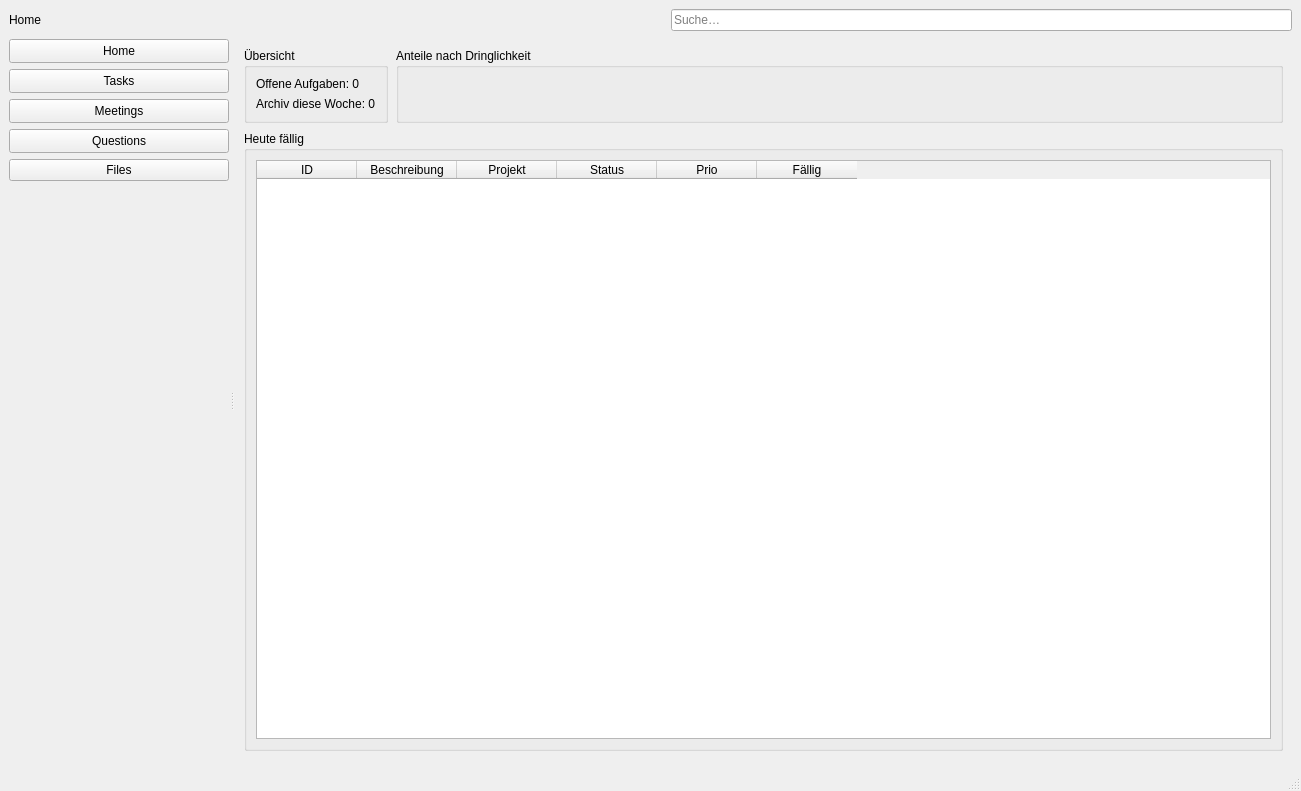
<?xml version="1.0" encoding="UTF-8"?>
<ui version="4.0">
 <class>MainWindow</class>
 <widget class="QMainWindow" name="MainWindow">
  <property name="geometry">
   <rect>
    <x>0</x>
    <y>0</y>
    <width>1301</width>
    <height>791</height>
   </rect>
  </property>
  <property name="windowTitle">
   <string>Heartli OfficeTool</string>
  </property>
  <widget class="QWidget" name="centralwidget">
   <layout class="QVBoxLayout" name="main_vbox" stretch="0,1">
    <property name="spacing">
     <number>8</number>
    </property>
    <item>
     <layout class="QHBoxLayout" name="header_hbox">
      <item>
       <widget class="QLabel" name="lblTitle">
        <property name="text">
         <string>Home</string>
        </property>
       </widget>
      </item>
      <item>
       <spacer name="sp_header">
        <property name="orientation">
         <enum>Qt::Orientation::Horizontal</enum>
        </property>
        <property name="sizeHint" stdset="0">
         <size>
          <width>40</width>
          <height>20</height>
         </size>
        </property>
       </spacer>
      </item>
      <item>
       <widget class="QLineEdit" name="leSearch">
        <property name="placeholderText">
         <string>Suche…</string>
        </property>
       </widget>
      </item>
     </layout>
    </item>
    <item>
     <widget class="QSplitter" name="body_splitter">
      <property name="orientation">
       <enum>Qt::Orientation::Horizontal</enum>
      </property>
      <property name="handleWidth">
       <number>6</number>
      </property>
      <property name="childrenCollapsible">
       <bool>false</bool>
      </property>
      <widget class="QWidget" name="sidePanel">
       <property name="sizePolicy">
        <sizepolicy hsizetype="Fixed" vsizetype="Expanding">
         <horstretch>0</horstretch>
         <verstretch>0</verstretch>
        </sizepolicy>
       </property>
       <property name="minimumSize">
        <size>
         <width>220</width>
         <height>0</height>
        </size>
       </property>
       <property name="maximumSize">
        <size>
         <width>220</width>
         <height>16777215</height>
        </size>
       </property>
       <layout class="QVBoxLayout" name="side_vbox">
        <property name="spacing">
         <number>6</number>
        </property>
        <item>
         <widget class="QPushButton" name="btnNavHome">
          <property name="sizePolicy">
           <sizepolicy hsizetype="Expanding" vsizetype="Fixed">
            <horstretch>0</horstretch>
            <verstretch>0</verstretch>
           </sizepolicy>
          </property>
          <property name="minimumSize">
           <size>
            <width>0</width>
            <height>24</height>
           </size>
          </property>
          <property name="text">
           <string>Home</string>
          </property>
         </widget>
        </item>
        <item>
         <widget class="QPushButton" name="btnNavTasks">
          <property name="sizePolicy">
           <sizepolicy hsizetype="Expanding" vsizetype="Fixed">
            <horstretch>0</horstretch>
            <verstretch>0</verstretch>
           </sizepolicy>
          </property>
          <property name="minimumSize">
           <size>
            <width>0</width>
            <height>24</height>
           </size>
          </property>
          <property name="text">
           <string>Tasks</string>
          </property>
         </widget>
        </item>
        <item>
         <widget class="QPushButton" name="btnNavMeetings">
          <property name="sizePolicy">
           <sizepolicy hsizetype="Expanding" vsizetype="Fixed">
            <horstretch>0</horstretch>
            <verstretch>0</verstretch>
           </sizepolicy>
          </property>
          <property name="minimumSize">
           <size>
            <width>0</width>
            <height>24</height>
           </size>
          </property>
          <property name="text">
           <string>Meetings</string>
          </property>
         </widget>
        </item>
        <item>
         <widget class="QPushButton" name="btnNavQuestions">
          <property name="sizePolicy">
           <sizepolicy hsizetype="Expanding" vsizetype="Fixed">
            <horstretch>0</horstretch>
            <verstretch>0</verstretch>
           </sizepolicy>
          </property>
          <property name="minimumSize">
           <size>
            <width>0</width>
            <height>24</height>
           </size>
          </property>
          <property name="text">
           <string>Questions</string>
          </property>
         </widget>
        </item>
        <item>
         <widget class="QPushButton" name="btnNavFiles">
          <property name="text">
           <string>Files</string>
          </property>
         </widget>
        </item>
        <item>
         <spacer name="sp_side_bottom">
          <property name="orientation">
           <enum>Qt::Orientation::Vertical</enum>
          </property>
          <property name="sizeHint" stdset="0">
           <size>
            <width>20</width>
            <height>40</height>
           </size>
          </property>
         </spacer>
        </item>
       </layout>
      </widget>
      <widget class="QWidget" name="content">
       <property name="sizePolicy">
        <sizepolicy hsizetype="Expanding" vsizetype="Expanding">
         <horstretch>0</horstretch>
         <verstretch>0</verstretch>
        </sizepolicy>
       </property>
       <layout class="QVBoxLayout" name="content_vbox">
        <property name="spacing">
         <number>8</number>
        </property>
        <item>
         <widget class="QStackedWidget" name="mainStack">
          <property name="currentIndex">
           <number>0</number>
          </property>
          <widget class="QWidget" name="pageHome">
           <layout class="QVBoxLayout" name="pageHome_vbox" stretch="0,1">
            <property name="spacing">
             <number>8</number>
            </property>
            <item>
             <layout class="QGridLayout" name="home_grid">
              <property name="spacing">
               <number>8</number>
              </property>
              <item row="0" column="0">
               <widget class="QGroupBox" name="boxStats">
                <property name="title">
                 <string>Übersicht</string>
                </property>
                <layout class="QVBoxLayout" name="boxStats_vbox">
                 <item>
                  <widget class="QLabel" name="lblOpenCount">
                   <property name="text">
                    <string>Offene Aufgaben: 0</string>
                   </property>
                  </widget>
                 </item>
                 <item>
                  <widget class="QLabel" name="lblArchivedWeek">
                   <property name="text">
                    <string>Archiv diese Woche: 0</string>
                   </property>
                  </widget>
                 </item>
                </layout>
               </widget>
              </item>
              <item row="0" column="1">
               <widget class="QGroupBox" name="boxUrgency">
                <property name="title">
                 <string>Anteile nach Dringlichkeit</string>
                </property>
                <layout class="QVBoxLayout" name="boxUrgency_vbox">
                 <item>
                  <widget class="QWidget" name="chartUrgencyHolder" native="true">
                   <property name="sizePolicy">
                    <sizepolicy hsizetype="Expanding" vsizetype="Expanding">
                     <horstretch>0</horstretch>
                     <verstretch>0</verstretch>
                    </sizepolicy>
                   </property>
                  </widget>
                 </item>
                </layout>
               </widget>
              </item>
             </layout>
            </item>
            <item>
             <widget class="QGroupBox" name="boxDueToday">
              <property name="title">
               <string>Heute fällig</string>
              </property>
              <layout class="QVBoxLayout" name="boxDueToday_vbox">
               <item>
                <widget class="QTableWidget" name="tableDueToday">
                 <property name="editTriggers">
                  <set>QAbstractItemView::EditTrigger::NoEditTriggers</set>
                 </property>
                 <property name="alternatingRowColors">
                  <bool>true</bool>
                 </property>
                 <property name="selectionMode">
                  <enum>QAbstractItemView::SelectionMode::SingleSelection</enum>
                 </property>
                 <property name="selectionBehavior">
                  <enum>QAbstractItemView::SelectionBehavior::SelectRows</enum>
                 </property>
                 <property name="sortingEnabled">
                  <bool>true</bool>
                 </property>
                 <column>
                  <property name="text">
                   <string>ID</string>
                  </property>
                 </column>
                 <column>
                  <property name="text">
                   <string>Beschreibung</string>
                  </property>
                 </column>
                 <column>
                  <property name="text">
                   <string>Projekt</string>
                  </property>
                 </column>
                 <column>
                  <property name="text">
                   <string>Status</string>
                  </property>
                 </column>
                 <column>
                  <property name="text">
                   <string>Prio</string>
                  </property>
                 </column>
                 <column>
                  <property name="text">
                   <string>Fällig</string>
                  </property>
                 </column>
                </widget>
               </item>
              </layout>
             </widget>
            </item>
           </layout>
          </widget>
          <widget class="QWidget" name="pageFiles">
           <layout class="QVBoxLayout" name="verticalLayout">
            <item>
             <widget class="QGroupBox" name="boxFilesFilters">
              <property name="title">
               <string>Filter &amp; Aktionen</string>
              </property>
              <layout class="QHBoxLayout" name="horizontalLayout">
               <item>
                <widget class="QLabel" name="labelProject">
                 <property name="text">
                  <string>Projekt:</string>
                 </property>
                </widget>
               </item>
               <item>
                <widget class="QComboBox" name="cbFilesProject"/>
               </item>
               <item>
                <widget class="QLabel" name="labelSuche">
                 <property name="text">
                  <string>Suche:</string>
                 </property>
                </widget>
               </item>
               <item>
                <widget class="QLineEdit" name="leFilesSearch"/>
               </item>
               <item>
                <widget class="QPushButton" name="btnFilesApply">
                 <property name="text">
                  <string>Anwenden</string>
                 </property>
                </widget>
               </item>
               <item>
                <spacer name="horizontalSpacer">
                 <property name="orientation">
                  <enum>Qt::Orientation::Horizontal</enum>
                 </property>
                 <property name="sizeHint" stdset="0">
                  <size>
                   <width>40</width>
                   <height>20</height>
                  </size>
                 </property>
                </spacer>
               </item>
               <item>
                <widget class="QPushButton" name="btnFileNew">
                 <property name="text">
                  <string>Neu</string>
                 </property>
                </widget>
               </item>
               <item>
                <widget class="QPushButton" name="btnFileEdit">
                 <property name="text">
                  <string>Öffnen/Bearbeiten</string>
                 </property>
                </widget>
               </item>
              </layout>
             </widget>
            </item>
            <item>
             <widget class="QTableWidget" name="tableFiles">
              <property name="editTriggers">
               <set>QAbstractItemView::EditTrigger::NoEditTriggers</set>
              </property>
              <property name="alternatingRowColors">
               <bool>true</bool>
              </property>
              <property name="selectionMode">
               <enum>QAbstractItemView::SelectionMode::SingleSelection</enum>
              </property>
              <property name="selectionBehavior">
               <enum>QAbstractItemView::SelectionBehavior::SelectRows</enum>
              </property>
              <property name="sortingEnabled">
               <bool>true</bool>
              </property>
              <property name="columnCount">
               <number>8</number>
              </property>
              <column>
               <property name="text">
                <string>Name</string>
               </property>
              </column>
              <column>
               <property name="text">
                <string>Nummer/Pfad</string>
               </property>
              </column>
              <column>
               <property name="text">
                <string>Projekt</string>
               </property>
              </column>
              <column>
               <property name="text">
                <string>Links IN</string>
               </property>
              </column>
              <column>
               <property name="text">
                <string>Links OUT</string>
               </property>
              </column>
              <column>
               <property name="text">
                <string>Notizen</string>
               </property>
              </column>
              <column>
               <property name="text">
                <string>Typ</string>
               </property>
              </column>
              <column>
               <property name="text">
                <string>Erstellt</string>
               </property>
              </column>
             </widget>
            </item>
           </layout>
          </widget>
          <widget class="QWidget" name="pageTasks">
           <layout class="QVBoxLayout" name="pageTasks_vbox" stretch="0,0,1">
            <property name="spacing">
             <number>8</number>
            </property>
            <item>
             <layout class="QGridLayout" name="tasks_top_grid">
              <property name="spacing">
               <number>8</number>
              </property>
              <item row="0" column="0">
               <widget class="QGroupBox" name="boxTasksStats">
                <property name="title">
                 <string>Übersicht Tasks</string>
                </property>
                <layout class="QVBoxLayout" name="boxTasksStats_vbox">
                 <item>
                  <widget class="QLabel" name="lblOpenCountTasks">
                   <property name="text">
                    <string>Offene Aufgaben: 0</string>
                   </property>
                  </widget>
                 </item>
                 <item>
                  <widget class="QLabel" name="lblArchivedWeekTasks">
                   <property name="text">
                    <string>Archiv diese Woche: 0</string>
                   </property>
                  </widget>
                 </item>
                </layout>
               </widget>
              </item>
              <item row="0" column="1">
               <widget class="QGroupBox" name="boxUrgencyTasks">
                <property name="title">
                 <string>Anteile nach Dringlichkeit</string>
                </property>
                <layout class="QVBoxLayout" name="boxUrgencyTasks_vbox">
                 <item>
                  <widget class="QWidget" name="chartUrgencyTasksHolder" native="true">
                   <property name="sizePolicy">
                    <sizepolicy hsizetype="Expanding" vsizetype="Expanding">
                     <horstretch>0</horstretch>
                     <verstretch>0</verstretch>
                    </sizepolicy>
                   </property>
                  </widget>
                 </item>
                </layout>
               </widget>
              </item>
             </layout>
            </item>
            <item>
             <widget class="QGroupBox" name="boxTasksFilters">
              <property name="title">
               <string>Filter &amp; Aktionen</string>
              </property>
              <layout class="QHBoxLayout" name="boxTasksFilters_hbox">
               <item>
                <widget class="QScrollArea" name="scrollProjects">
                 <property name="widgetResizable">
                  <bool>true</bool>
                 </property>
                 <widget class="QWidget" name="scrollProjectsContents">
                  <property name="geometry">
                   <rect>
                    <x>0</x>
                    <y>0</y>
                    <width>238</width>
                    <height>60</height>
                   </rect>
                  </property>
                  <layout class="QVBoxLayout" name="projectsChecks_vbox">
                   <item>
                    <widget class="QLabel" name="lblProjectsHint">
                     <property name="text">
                      <string>Projekte (Häkchen = anzeigen)</string>
                     </property>
                    </widget>
                   </item>
                   <item>
                    <spacer name="sp_proj">
                     <property name="orientation">
                      <enum>Qt::Orientation::Vertical</enum>
                     </property>
                     <property name="sizeHint" stdset="0">
                      <size>
                       <width>20</width>
                       <height>20</height>
                      </size>
                     </property>
                    </spacer>
                   </item>
                  </layout>
                 </widget>
                </widget>
               </item>
               <item>
                <spacer name="sp_mid">
                 <property name="orientation">
                  <enum>Qt::Orientation::Horizontal</enum>
                 </property>
                 <property name="sizeHint" stdset="0">
                  <size>
                   <width>40</width>
                   <height>20</height>
                  </size>
                 </property>
                </spacer>
               </item>
               <item>
                <layout class="QHBoxLayout" name="tasks_actions_hbox">
                 <item>
                  <widget class="QLineEdit" name="leTaskSearch">
                   <property name="placeholderText">
                    <string>Suche…</string>
                   </property>
                  </widget>
                 </item>
                 <item>
                  <widget class="QPushButton" name="btnTasksApply">
                   <property name="text">
                    <string>Anwenden</string>
                   </property>
                  </widget>
                 </item>
                 <item>
                  <spacer name="sp_act">
                   <property name="orientation">
                    <enum>Qt::Orientation::Horizontal</enum>
                   </property>
                   <property name="sizeHint" stdset="0">
                    <size>
                     <width>16</width>
                     <height>20</height>
                    </size>
                   </property>
                  </spacer>
                 </item>
                 <item>
                  <widget class="QPushButton" name="btnTaskNew">
                   <property name="text">
                    <string>Neu</string>
                   </property>
                  </widget>
                 </item>
                 <item>
                  <widget class="QPushButton" name="btnTaskEdit">
                   <property name="text">
                    <string>Öffnen/Bearbeiten</string>
                   </property>
                  </widget>
                 </item>
                 <item>
                  <widget class="QPushButton" name="btnTaskArchive">
                   <property name="text">
                    <string>Archiv</string>
                   </property>
                  </widget>
                 </item>
                </layout>
               </item>
              </layout>
             </widget>
            </item>
            <item>
             <widget class="QGroupBox" name="boxAllTasks">
              <property name="title">
               <string>Alle Tasks</string>
              </property>
              <layout class="QVBoxLayout" name="boxAllTasks_vbox">
               <item>
                <widget class="QTableWidget" name="tableAllTasks">
                 <property name="editTriggers">
                  <set>QAbstractItemView::EditTrigger::NoEditTriggers</set>
                 </property>
                 <property name="alternatingRowColors">
                  <bool>true</bool>
                 </property>
                 <property name="selectionMode">
                  <enum>QAbstractItemView::SelectionMode::SingleSelection</enum>
                 </property>
                 <property name="selectionBehavior">
                  <enum>QAbstractItemView::SelectionBehavior::SelectRows</enum>
                 </property>
                 <property name="sortingEnabled">
                  <bool>true</bool>
                 </property>
                 <column>
                  <property name="text">
                   <string>ID</string>
                  </property>
                 </column>
                 <column>
                  <property name="text">
                   <string>Beschreibung</string>
                  </property>
                 </column>
                 <column>
                  <property name="text">
                   <string>Projekt</string>
                  </property>
                 </column>
                 <column>
                  <property name="text">
                   <string>Status</string>
                  </property>
                 </column>
                 <column>
                  <property name="text">
                   <string>Prio</string>
                  </property>
                 </column>
                 <column>
                  <property name="text">
                   <string>Fällig</string>
                  </property>
                 </column>
                </widget>
               </item>
              </layout>
             </widget>
            </item>
           </layout>
          </widget>
          <widget class="QWidget" name="pageMeetings">
           <layout class="QVBoxLayout" name="pageMeetings_vbox" stretch="0,1">
            <property name="spacing">
             <number>8</number>
            </property>
            <item>
             <widget class="QGroupBox" name="boxMeetingsFilters">
              <property name="title">
               <string>Filter &amp; Aktionen</string>
              </property>
              <layout class="QHBoxLayout" name="boxMeetingsFilters_hbox">
               <item>
                <widget class="QScrollArea" name="scrollProjectsMeetings">
                 <property name="widgetResizable">
                  <bool>true</bool>
                 </property>
                 <widget class="QWidget" name="scrollProjectsMeetingsContents">
                  <property name="geometry">
                   <rect>
                    <x>0</x>
                    <y>0</y>
                    <width>238</width>
                    <height>60</height>
                   </rect>
                  </property>
                  <layout class="QVBoxLayout" name="projectsMeetingsChecks_vbox">
                   <item>
                    <widget class="QLabel" name="lblMeetingsProjectsHint">
                     <property name="text">
                      <string>Projekte (Häkchen = anzeigen)</string>
                     </property>
                    </widget>
                   </item>
                   <item>
                    <spacer name="sp_meet_proj">
                     <property name="orientation">
                      <enum>Qt::Orientation::Vertical</enum>
                     </property>
                     <property name="sizeHint" stdset="0">
                      <size>
                       <width>20</width>
                       <height>20</height>
                      </size>
                     </property>
                    </spacer>
                   </item>
                  </layout>
                 </widget>
                </widget>
               </item>
               <item>
                <spacer name="sp_meet_mid">
                 <property name="orientation">
                  <enum>Qt::Orientation::Horizontal</enum>
                 </property>
                 <property name="sizeHint" stdset="0">
                  <size>
                   <width>40</width>
                   <height>20</height>
                  </size>
                 </property>
                </spacer>
               </item>
               <item>
                <layout class="QHBoxLayout" name="meetings_actions_hbox">
                 <item>
                  <widget class="QLineEdit" name="leMeetingSearch">
                   <property name="placeholderText">
                    <string>Suche… (Titel/Notizen)</string>
                   </property>
                  </widget>
                 </item>
                 <item>
                  <widget class="QPushButton" name="btnMeetingsApply">
                   <property name="text">
                    <string>Anwenden</string>
                   </property>
                  </widget>
                 </item>
                 <item>
                  <spacer name="sp_meet_act">
                   <property name="orientation">
                    <enum>Qt::Orientation::Horizontal</enum>
                   </property>
                   <property name="sizeHint" stdset="0">
                    <size>
                     <width>16</width>
                     <height>20</height>
                    </size>
                   </property>
                  </spacer>
                 </item>
                 <item>
                  <widget class="QPushButton" name="btnMeetingNew">
                   <property name="text">
                    <string>Neu</string>
                   </property>
                  </widget>
                 </item>
                 <item>
                  <widget class="QPushButton" name="btnMeetingEdit">
                   <property name="text">
                    <string>Öffnen/Bearbeiten</string>
                   </property>
                  </widget>
                 </item>
                 <item>
                  <widget class="QPushButton" name="btnMeetingArchive">
                   <property name="text">
                    <string>Archiv</string>
                   </property>
                  </widget>
                 </item>
                </layout>
               </item>
              </layout>
             </widget>
            </item>
            <item>
             <widget class="QGroupBox" name="boxAllMeetings">
              <property name="title">
               <string>Meetings</string>
              </property>
              <layout class="QVBoxLayout" name="boxAllMeetings_vbox">
               <item>
                <widget class="QTableWidget" name="tableMeetings">
                 <property name="editTriggers">
                  <set>QAbstractItemView::EditTrigger::NoEditTriggers</set>
                 </property>
                 <property name="alternatingRowColors">
                  <bool>true</bool>
                 </property>
                 <property name="selectionMode">
                  <enum>QAbstractItemView::SelectionMode::SingleSelection</enum>
                 </property>
                 <property name="selectionBehavior">
                  <enum>QAbstractItemView::SelectionBehavior::SelectRows</enum>
                 </property>
                 <property name="sortingEnabled">
                  <bool>true</bool>
                 </property>
                 <attribute name="horizontalHeaderDefaultSectionSize">
                  <number>110</number>
                 </attribute>
                 <attribute name="horizontalHeaderStretchLastSection">
                  <bool>true</bool>
                 </attribute>
                 <column>
                  <property name="text">
                   <string>Datum</string>
                  </property>
                 </column>
                 <column>
                  <property name="text">
                   <string>Zeit</string>
                  </property>
                 </column>
                 <column>
                  <property name="text">
                   <string>Titel</string>
                  </property>
                 </column>
                 <column>
                  <property name="text">
                   <string>Projekt</string>
                  </property>
                 </column>
                 <column>
                  <property name="text">
                   <string>Ort</string>
                  </property>
                 </column>
                 <column>
                  <property name="text">
                   <string>Aufgaben#</string>
                  </property>
                 </column>
                 <column>
                  <property name="text">
                   <string>Notizen</string>
                  </property>
                 </column>
                </widget>
               </item>
              </layout>
             </widget>
            </item>
           </layout>
          </widget>
          <widget class="QWidget" name="pageQuestions">
           <layout class="QVBoxLayout" name="q_page_vbox">
            <item>
             <layout class="QHBoxLayout" name="q_top_bar">
              <item>
               <widget class="QGroupBox" name="gbQSummary">
                <property name="title">
                 <string>Übersicht Fragen</string>
                </property>
                <layout class="QVBoxLayout" name="q_sum_vbox">
                 <item>
                  <widget class="QLabel" name="lblQOpen">
                   <property name="text">
                    <string>Offene Fragen: 0</string>
                   </property>
                  </widget>
                 </item>
                 <item>
                  <widget class="QLabel" name="lblQClosedWeek">
                   <property name="text">
                    <string>Geschlossen diese Woche: 0</string>
                   </property>
                  </widget>
                 </item>
                </layout>
               </widget>
              </item>
              <item>
               <widget class="QGroupBox" name="gbQChart">
                <property name="title">
                 <string>Anteile nach Typ</string>
                </property>
                <layout class="QVBoxLayout" name="q_chart_vbox">
                 <item>
                  <widget class="QWidget" name="q_chart_placeholder" native="true">
                   <property name="minimumSize">
                    <size>
                     <width>200</width>
                     <height>60</height>
                    </size>
                   </property>
                  </widget>
                 </item>
                </layout>
               </widget>
              </item>
             </layout>
            </item>
            <item>
             <layout class="QHBoxLayout" name="q_actions_bar">
              <item>
               <widget class="QLabel" name="lblQAll">
                <property name="text">
                 <string>Alle Fragen</string>
                </property>
               </widget>
              </item>
              <item>
               <spacer name="q_actions_spacer">
                <property name="orientation">
                 <enum>Qt::Orientation::Horizontal</enum>
                </property>
                <property name="sizeHint" stdset="0">
                 <size>
                  <width>40</width>
                  <height>20</height>
                 </size>
                </property>
               </spacer>
              </item>
              <item>
               <widget class="QPushButton" name="btnQNew">
                <property name="text">
                 <string>Neue Frage</string>
                </property>
               </widget>
              </item>
              <item>
               <widget class="QPushButton" name="btnQClose">
                <property name="text">
                 <string>Abschliessen</string>
                </property>
               </widget>
              </item>
              <item>
               <widget class="QPushButton" name="btnQJumpToTask">
                <property name="text">
                 <string>Zur Aufgabe springen</string>
                </property>
               </widget>
              </item>
             </layout>
            </item>
            <item>
             <widget class="QTableWidget" name="tableQuestions">
              <property name="editTriggers">
               <set>QAbstractItemView::EditTrigger::NoEditTriggers</set>
              </property>
              <property name="alternatingRowColors">
               <bool>true</bool>
              </property>
              <property name="selectionMode">
               <enum>QAbstractItemView::SelectionMode::SingleSelection</enum>
              </property>
              <property name="selectionBehavior">
               <enum>QAbstractItemView::SelectionBehavior::SelectRows</enum>
              </property>
              <property name="wordWrap">
               <bool>false</bool>
              </property>
              <property name="rowCount">
               <number>0</number>
              </property>
              <property name="columnCount">
               <number>4</number>
              </property>
              <attribute name="horizontalHeaderCascadingSectionResizes">
               <bool>false</bool>
              </attribute>
              <attribute name="horizontalHeaderMinimumSectionSize">
               <number>40</number>
              </attribute>
              <attribute name="horizontalHeaderDefaultSectionSize">
               <number>120</number>
              </attribute>
              <attribute name="horizontalHeaderStretchLastSection">
               <bool>true</bool>
              </attribute>
              <attribute name="verticalHeaderVisible">
               <bool>false</bool>
              </attribute>
              <column>
               <property name="text">
                <string>Person</string>
               </property>
              </column>
              <column>
               <property name="text">
                <string>Frage</string>
               </property>
              </column>
              <column>
               <property name="text">
                <string>Status</string>
               </property>
              </column>
              <column>
               <property name="text">
                <string>Typ</string>
               </property>
              </column>
             </widget>
            </item>
           </layout>
          </widget>
         </widget>
        </item>
       </layout>
      </widget>
     </widget>
    </item>
   </layout>
  </widget>
  <widget class="QMenuBar" name="menubar">
   <property name="geometry">
    <rect>
     <x>0</x>
     <y>0</y>
     <width>1301</width>
     <height>33</height>
    </rect>
   </property>
  </widget>
  <widget class="QStatusBar" name="statusbar"/>
 </widget>
 <resources/>
 <connections/>
</ui>
